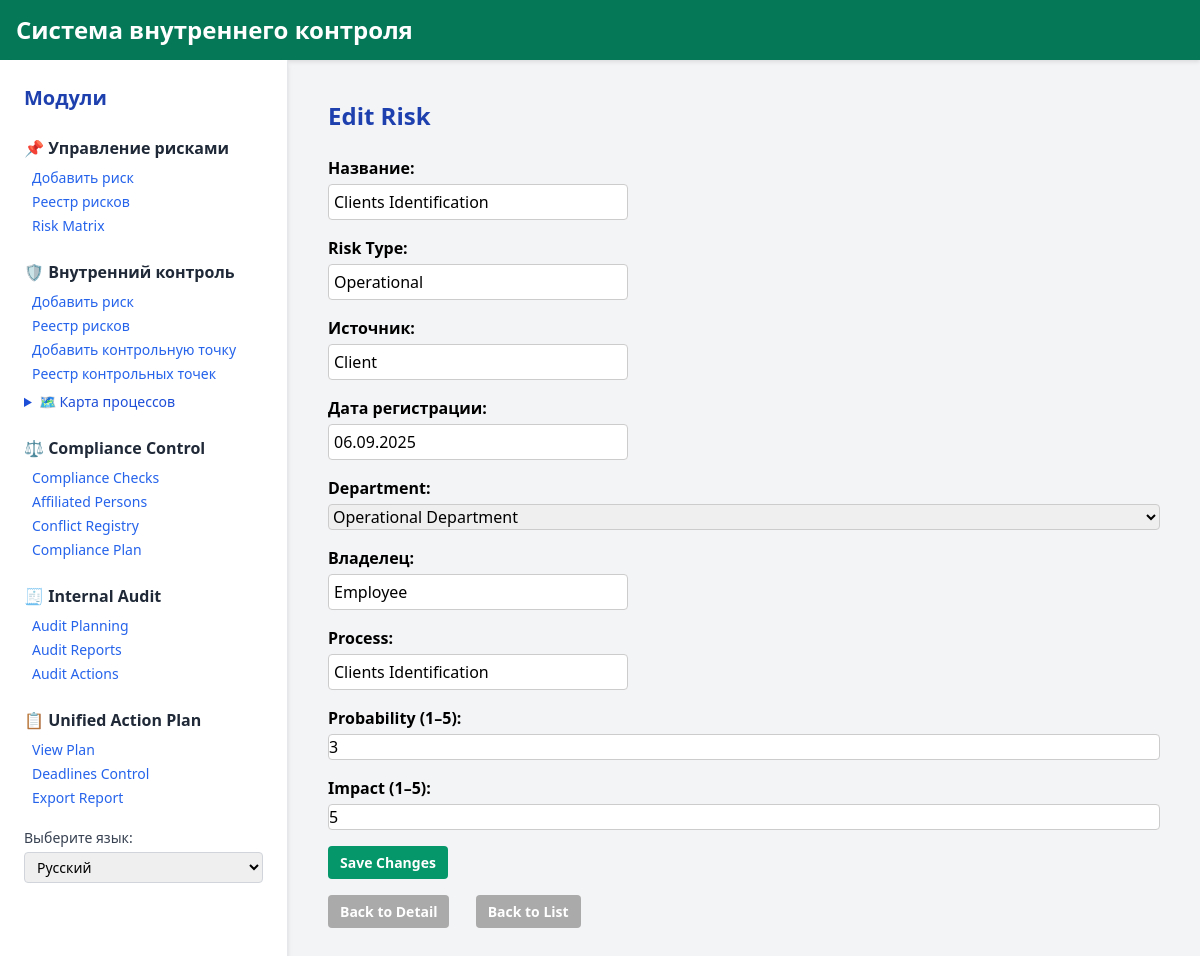
/ru/risks/risk/2/edit/, run on the app's committed database.
### risk_app/models.py (models this page shows, shortened)
class Risk(models.Model):
    risk_code = models.CharField(_("Risk Code"), max_length=20, unique=True, blank=True)
    name = models.CharField(_("Name"), max_length=255)
    risk_type = models.CharField(_("Risk Type"), max_length=100)
    source = models.CharField(_("Source"), max_length=255)
    registered_at = models.DateField(_("Registration Date"))
    department = models.ForeignKey(
        Department,
        on_delete=models.SET_NULL,
        null=True,
        blank=True,
        verbose_name=_("Department")
    )
    owner = models.CharField(_("Owner"), max_length=100)
    process = models.CharField(_("Process"), max_length=255)
    probability = models.IntegerField(_("Probability (1–5)"))
    impact = models.IntegerField(_("Impact (1–5)"))
    level = models.IntegerField(_("Risk Level"), blank=True, null=True)

### control_app/models.py (models this page shows)
class Department(models.Model):
    name = models.CharField(_("Department"), max_length=200, unique=True)
    def __str__(self):
        return self.name

### risk_app/views.py (the view)
# urls.py: path('risk/<int:pk>/edit/', views.risk_update, name='risk_update'),
def risk_update(request, pk):
    risk = get_object_or_404(Risk, pk=pk)
    if request.method == 'POST':
        form = RiskForm(request.POST, instance=risk)
        if form.is_valid():
            form.save()
            return redirect('risk_app:risk_list')
    else:
        form = RiskForm(instance=risk)
    return render(request, 'risk_app/risk_update.html', {'form': form, 'risk': risk})

### risk_app/forms.py (shortened to what this page needs)
class RiskForm(forms.ModelForm):
    class Meta:
        model = Risk
        fields = [
            'name',
            'risk_type',
            'source',
            'registered_at',
            'department',
            'owner',
            'process',
            'probability',
            'impact',
        ]

### risk_app/templates/risk_app/risk_update.html (shortened to what this page needs)
{% extends 'main_app/home.html' %}
{% load i18n %}
{% block content %}
<h1 class="text-2xl font-bold text-blue-800 mb-6">{% trans "Edit Risk" %}</h1>
<form method="post" class="space-y-4">
    {{ form.as_p }}
    <button type="submit" class="btn btn-blue">{% trans "Save Changes" %}</button>
</form>
<div class="mt-4 space-x-4">
    <a href="{% url 'risk_app:risk_detail' risk.pk %}" class="btn btn-secondary">{% trans "Back to Detail" %}</a>
    <a href="{% url 'risk_app:risk_list' %}" class="btn btn-secondary">{% trans "Back to List" %}</a>
</div>
{% endblock %}

### control_app/static/css/style.css (style rules this page uses)
body { font-family: Arial, sans-serif; margin: 20px; }
label { display: block; font-weight: bold; margin-bottom: 5px; }
select, input[type="text"] { width: 300px; padding: 5px; }
button { padding: 10px 20px; font-weight: bold; background-color: #007BFF; color: white; border: none; cursor: pointer; }
input, select, textarea { width: 100%; padding: 6px; border: 1px solid #ccc; border-radius: 4px; margin-bottom: 12px; font-size: 14px; }
label { font-weight: bold; display: block; margin-bottom: 4px; }
.btn { display: inline-block; padding: 8px 14px; border: none; border-radius: 4px; text-decoration: none; font-weight: bold; cursor: pointer; }
body { font-family: Arial, sans-serif; }
.btn-secondary { background-color: #6c757d; color: white; padding: 6px 12px; border: none; border-radius: 4px; font-weight: bold; cursor: pointer; }
button[type="submit"], .btn-filter { background-color: #059669; color: white; border: none; padding: 6px 12px; border-radius: 4px; cursor: pointer; }
.btn { padding: 6px 12px; text-decoration: none; border-radius: 4px; font-size: 14px; margin-right: 6px; }
.btn-secondary { background-color: #aaa; color: white; }

### data on the page
Risk: name "Clients Identification", risk_type "Operational", source "Client", registered_at "06.09.2025", department "Operational Department", owner "Employee", process "Clients Identification", probability "3", impact "5"
